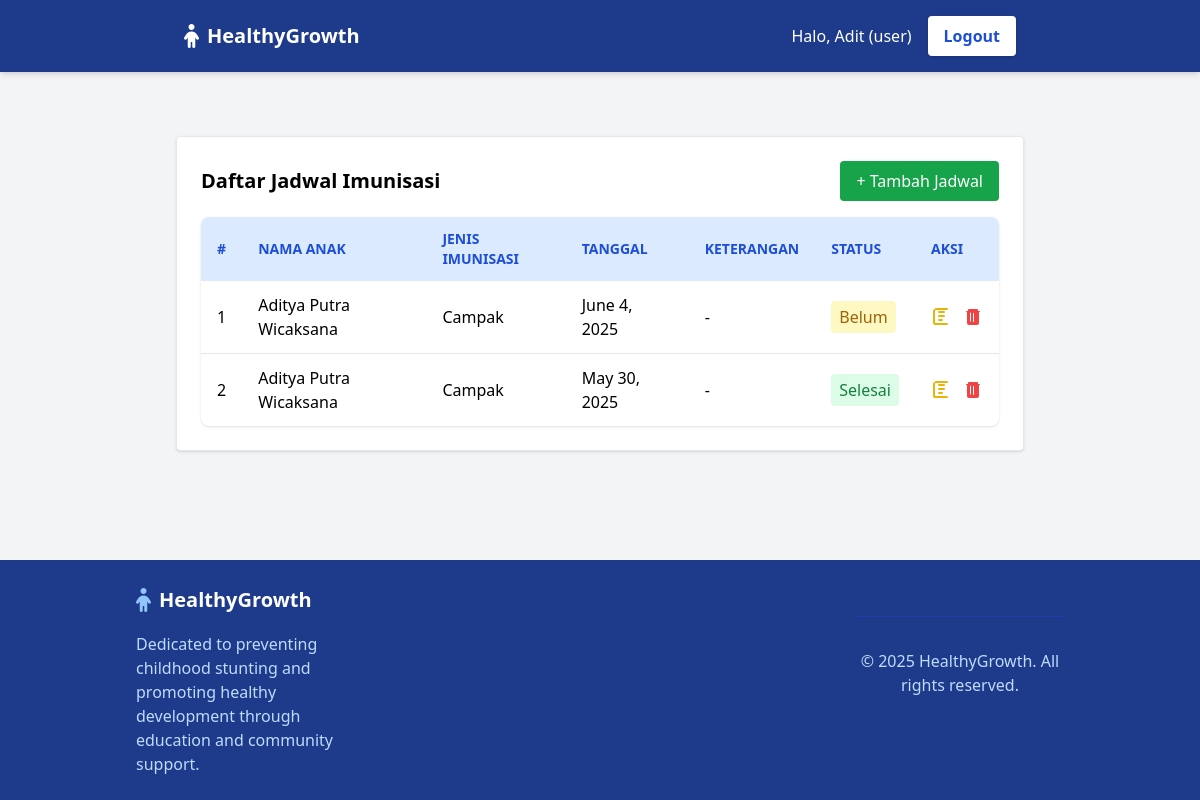
The app's page /dashboard/ (signed in) with its own data.
### akun/models.py (models this page shows, shortened)
class User(AbstractBaseUser, PermissionsMixin):
    ROLE_CHOICES = [
        ('admin', 'Admin'),
        ('user', 'User'),
    ]
    username = models.CharField(max_length=150, unique=True)
    nama = models.CharField(max_length=255)
    role = models.CharField(max_length=10, choices=ROLE_CHOICES, default='user')
    is_active = models.BooleanField(default=True)
    is_staff = models.BooleanField(default=False)
    objects = CustomUserManager()
    USERNAME_FIELD = 'username'
    REQUIRED_FIELDS = ['nama']

class JadwalImunisasi(models.Model):
    user = models.ForeignKey(settings.AUTH_USER_MODEL, on_delete=models.CASCADE, related_name='jadwal_imunisasi')
    nama_anak = models.CharField(max_length=100)
    jenis_imunisasi = models.CharField(max_length=100)
    tanggal = models.DateField()
    keterangan = models.TextField(blank=True)
    selesai = models.BooleanField(default=False)

### akun/views.py (the view)
# urls.py: path('dashboard/', dashboard_view, name='dashboard'),
def dashboard_view(request):
    context = {
        'nama': request.user.nama,
        'role': request.user.role,
    }
    if request.user.role == 'admin':
        users = User.objects.exclude(id=request.user.id)
        context['users'] = users
    else:
        if request.method == 'POST':
            form = JadwalImunisasiForm(request.POST)
            if form.is_valid():
                jadwal = form.save(commit=False)
                jadwal.user = request.user
                jadwal.save()
                return redirect('dashboard')  # redirect agar tidak mengirim ulang form
        else:
            form = JadwalImunisasiForm()
        jadwal_list = JadwalImunisasi.objects.filter(user=request.user).order_by('-tanggal')
        context['form'] = form
        context['jadwal_list'] = jadwal_list
    return render(request, 'page/dashboard.html', context)

### akun/templates/page/dashboard.html (shortened to what this page needs)
<!DOCTYPE html>
<html lang="en">
<head>
    <script src="https://cdn.tailwindcss.com"></script>
    <link rel="stylesheet" href="https://cdnjs.cloudflare.com/ajax/libs/font-awesome/6.5.0/css/all.min.css" />
</head>
<body class="bg-gray-100 min-h-screen flex flex-col">
    {% include 'component/navbar_dashboard.html' %}
    <main class="flex-grow container mx-auto p-6">
        {% if request.user.role == 'admin' %}
        {% include 'fragment/admin_dashboard.html' %}
        {% else %}
        {% include 'fragment/user_dashboard.html' %}
        {% endif %}
    </main>
    {% include 'component/footer_dashboard.html' %}
</body>
</html>

### akun/templates/component/navbar_dashboard.html (shortened to what this page needs)
<nav class="bg-blue-900 shadow-md sticky top-0 z-50">
    <div class="container mx-auto px-6 md:px-24 py-4 flex justify-between items-center">
        <div class="flex items-center space-x-2">
            <i class="fas fa-child text-white text-2xl"></i>
            <span class="text-xl font-bold text-white">HealthyGrowth</span>
        </div>
        <div class="hidden md:flex items-center space-x-4">
            <span class="text-white font-medium">Halo, {{ request.user.username }} ({{ request.user.role }})</span>
            <a href="{% url 'logout' %}" class="bg-white text-blue-700 font-semibold rounded px-4 py-2 hover:bg-blue-100 transition duration-300 shadow">
                Logout
            </a>
        </div>
    </div>
</nav>

### akun/templates/fragment/user_dashboard.html (shortened to what this page needs)
<main class="max-w-4xl mx-auto py-10 px-6">
  <div class="bg-white rounded shadow border p-6">
    <div class="flex items-center justify-between mb-4">
      <h3 class="text-xl font-semibold">Daftar Jadwal Imunisasi</h3>
      <a href="{% url 'tambah_jadwal' %}" class="bg-green-600 text-white px-4 py-2 rounded hover:bg-green-700 transition">
        + Tambah Jadwal
      </a>
    </div>
    {% if jadwal_list %}
<table class="min-w-full bg-white rounded-lg shadow overflow-hidden">
  <thead class="bg-blue-100 text-blue-700 text-sm uppercase">
    <tr>
      <th class="px-4 py-3 text-left">#</th>
      <th class="px-4 py-3 text-left">Nama Anak</th>
      <th class="px-4 py-3 text-left">Jenis Imunisasi</th>
      <th class="px-4 py-3 text-left">Tanggal</th>
      <th class="px-4 py-3 text-left">Keterangan</th>
      <th class="px-4 py-3 text-left">Status</th>
      <th class="px-4 py-3 text-left">Aksi</th>
    </tr>
  </thead>
  <tbody class="divide-y divide-gray-200">
    {% for item in jadwal_list %}
    <tr class="hover:bg-blue-50 transition">
      <td class="px-4 py-3">{{ forloop.counter }}</td>
      <td class="px-4 py-3">{{ user.nama }}</td>
      <td class="px-4 py-3">{{ item.jenis_imunisasi }}</td>
      <td class="px-4 py-3">{{ item.tanggal }}</td>
      <td class="px-4 py-3">{{ item.keterangan|default:"-" }}</td>
      <td class="px-4 py-3">
  <form action="{% url 'toggle_status' item.id %}" method="post">
    {% if item.selesai %}
      <button type="submit" class="bg-green-100 text-green-700 px-2 py-1 rounded hover:bg-green-200">
        Selesai
      </button>
    {% else %}
      <button type="submit" class="bg-yellow-100 text-yellow-700 px-2 py-1 rounded hover:bg-yellow-200">
        Belum
      </button>
    {% endif %}
  </form>
</td>
      <td class="px-4 py-3">
        <div class="flex items-center space-x-3">
          <a href="{% url 'edit_jadwal' item.id %}" title="Edit" class="flex items-center justify-center">
          </a>
          <form action="{% url 'hapus_jadwal' item.id %}" method="post" onsubmit="return confirm('Yakin ingin menghapus?')" class="flex items-center justify-center">
            <button type="submit" title="Hapus" class="p-0 m-0">
            </button>
          </form>
        </div>
      </td>
    </tr>
    {% endfor %}
  </tbody>
</table>
    {% else %}
      <p class="p-4 text-center text-gray-500">Belum ada jadwal.</p>
    {% endif %}
  </div>
</main>

### records on screen
User: user.username "Adit", user.role "user", nama "Aditya Putra Wicaksana"
JadwalImunisasi: jenis_imunisasi "Campak", tanggal "June 4, 2025", keterangan "-", selesai "Belum"
JadwalImunisasi: jenis_imunisasi "Campak", tanggal "May 30, 2025", keterangan "-", selesai "Selesai"
